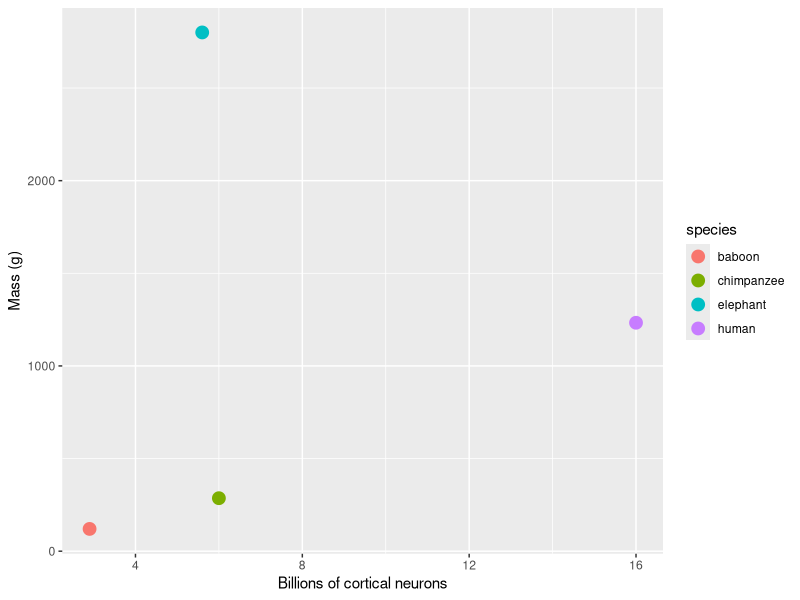

Write R code to recreate this figure.
## ---- chunk 1
knitr::opts_chunk$set(echo = FALSE)
library(tidyverse)
library(ggplot2)
## ---- chunk 2
brain <- data.frame(species = c('human', 'chimpanzee', 'elephant', 'baboon'),
                    neurons = c(16, 6, 5.6, 2.9),
                    mass = c(1233, 286, 2800, 120.2))

brain_fig <- brain %>% 
  ggplot(.) +
  aes(x = neurons, y = mass, color = species) +
  geom_point(size = 4) +
  xlab("Billions of cortical neurons") +
  ylab("Mass (g)")
  theme(axis.text = element_text(size = 24),
        legend.text = element_text(size = 24),
        legend.title = element_text(size = 24),
        axis.title = element_text(size = 36))
## ---- chunk 3
brain_fig
